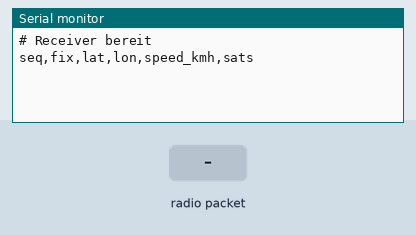
Recording of a sketch running on a simulated ESP32. Parts: the last lines printed to the serial monitor. Inputs (shaded band) come from the test bench. No radio packets arrive unless stated.

Above: at 1.2 s.
1.3 s: radio packet "1" arrives
At 2.5 s:
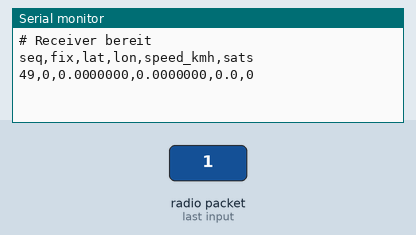
2.8 s: radio packet "0" arrives
At 3.7 s:
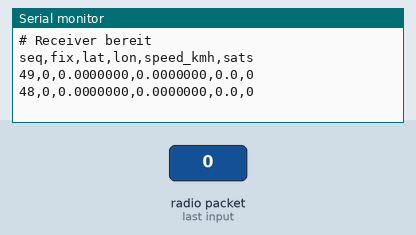
4.3 s: radio packet "2" arrives
At 4.8 s:
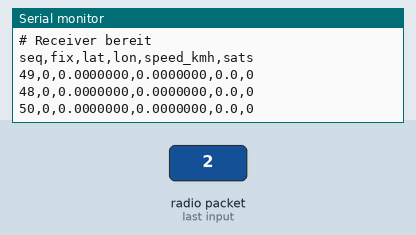

Measured:
- after the input at 1.3 s, the serial monitor: prints a new line at once (image 1)
- after the input at 2.8 s, the serial monitor: prints a new line at once (image 2)
- after the input at 4.3 s, the serial monitor: prints a new line at once (image 3)

The sketch:

receiver.ino
```cpp
#include <SPI.h>
#include <RF24.h>

#define NRF_CE   27
#define NRF_CSN  13
#define NRF_SCK  33
#define NRF_MOSI 14
#define NRF_MISO 32

// Paket
struct __attribute__((packed)) Packet {
  uint32_t seq;
  int32_t  lat_e7;
  int32_t  lon_e7;
  uint16_t speed_dkmh;
  uint8_t  sats;
  uint8_t  fix;
};

RF24 radio(NRF_CE, NRF_CSN);
const uint8_t ADDR[6] = "FRIS1";

void setup() {
  Serial.begin(115200);
  SPI.begin(NRF_SCK, NRF_MISO, NRF_MOSI, NRF_CSN);
  if (!radio.begin(&SPI)) { Serial.println("nRF24 nicht gefunden!"); while (true) delay(1000); }
  radio.setPALevel(RF24_PA_MAX);
  radio.setDataRate(RF24_250KBPS);
  radio.setChannel(108);
  radio.openReadingPipe(1, ADDR);
  radio.startListening();
  Serial.println("# Receiver bereit");
  Serial.println("seq,fix,lat,lon,speed_kmh,sats");
}

void loop() {
  if (radio.available()) {
    Packet p;
    radio.read(&p, sizeof(p));
    Serial.printf("%lu,%u,%.7f,%.7f,%.1f,%u\n", p.seq, p.fix,
                  p.lat_e7 / 1e7, p.lon_e7 / 1e7, p.speed_dkmh / 10.0, p.sats);
  }
}
```
